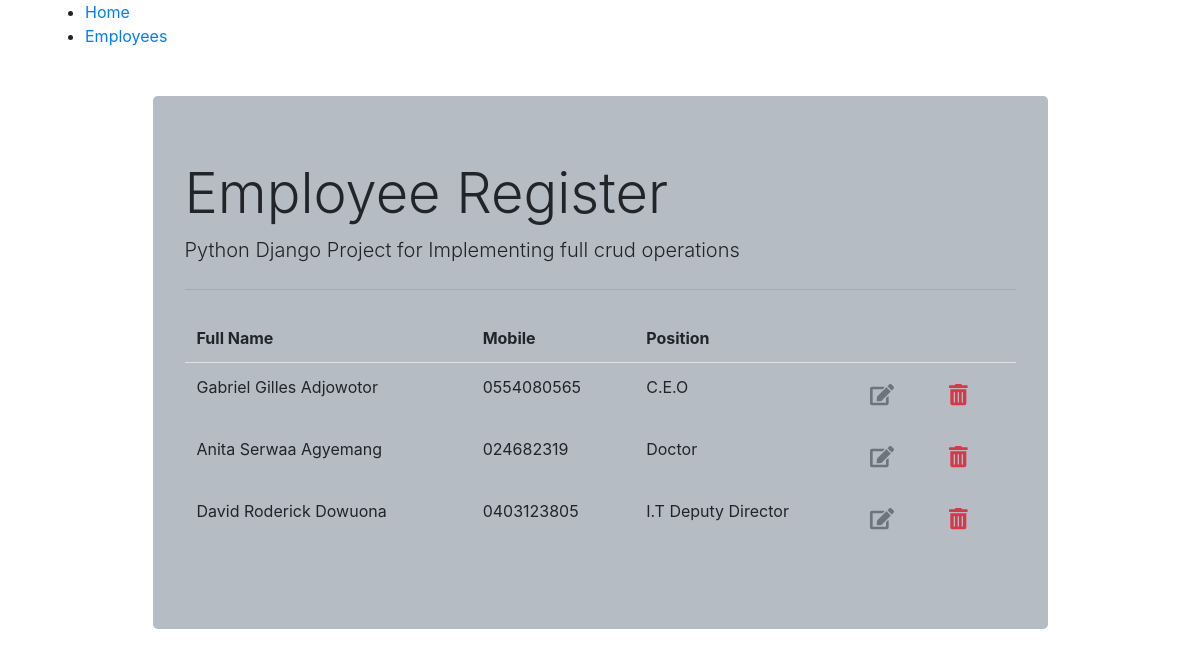
/list, run on an earlier commit of the app's database.
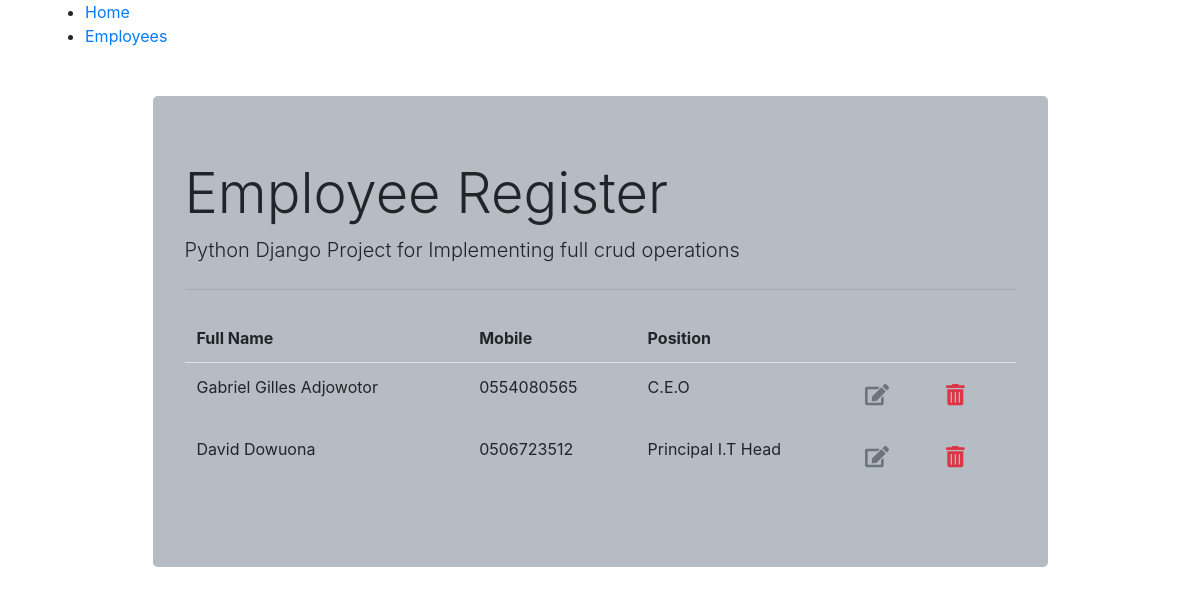
And on a later commit of the database.
### employees/models.py (models this page shows, shortened)
class Employee(models.Model):
    employee_name = models.CharField(max_length=250, unique=True)
    address = models.CharField(max_length=100)
    employment_code = models.CharField(max_length=10)
    phone_number = models.CharField(max_length=10)
    position = models.ForeignKey('Position', on_delete=models.CASCADE)

class Position(models.Model):
    title = models.CharField(max_length=20)
    def __str__(self):
        return self.title

### employees/views.py (the view)
# urls.py: path('list', views.employee_list, name="list"),
def employee_list(request):
    employee_data = Employee.objects.all()
    list_result = [entry for entry in employee_data]  # converts ValuesQuerySet into Python list
    context = {"list_result": list_result}
    return render(request, "employees/employee_list.html", context)

### employees/templates/employees/employee_list.html
{% extends "employees/base.html" %}
    {% block content %}
        <table class="table table-borderless">
            <thead class="border-bottom font-weight-bold">
            <tr>
                <td>Full Name</td>
                <td>Mobile</td>
                <td>Position</td>
                <td></td>
                <td></td>
            </tr>
            </thead>
            <tbody>
                {% for employee in list_result %}
                    <tr>
                        <td> {{employee.employee_name}}</td>
                        <td> {{employee.phone_number}}</td>
                        <td> {{employee.position}}</td>
                        <td>
                            <a href="{% url 'update' employee.id %}" class="btn text-secondary px-0">
                                <i class="fas fa-edit fa-lg"></i>
                            </a>
                        </td>
                        <td>
                            <form action="{% url 'delete' employee.id %}">
                                <button class="btn" type="submit">
                                    <i class="fas fa-trash-alt fa-lg text-danger"></i>
                                </button>
                            </form>
                        </td>
                    </tr>
                {% endfor %}
            </tbody>
        </table>
    {% endblock %}

### employees/templates/employees/base.html (shortened to what this page needs)
<!DOCTYPE html>
<html lang="en">
<head>
    <link rel="stylesheet"  href="https://stackpath.bootstrapcdn.com/bootstrap/4.5.0/css/bootstrap.min.css">
</head>
<body>
<div class="container">
    <nav class="right">
        <ul style="list-type:none" class="list">
          <li><a href="{% url 'home' %}">Home</a></li>
          <li><a href="{% url 'list' %}">Employees</a></li>
        </ul>
    </nav>
    <div class="col-md-10 offset-md-1 mt-5">
        <div class="jumbotron" style="background:#b5bcc3">
            <h1 class="display-4">Employee Register</h1>
            <p class="lead">Python Django Project for Implementing full crud operations</p>
            <hr class="my-4">
        {% block content %}
        {% endblock %}
    </div>
    </div>
</div>
</body>
</html>

What changed in the data, as far as the page shows it:
removed Employee: employee_name "Anita Serwaa Agyemang", phone_number "024682319", position "Doctor"
removed Employee: employee_name "David Roderick Dowuona", phone_number "0403123805", position "I.T Deputy Director"
added Employee: employee_name "David Dowuona", phone_number "0506723512", position "Principal I.T Head"
